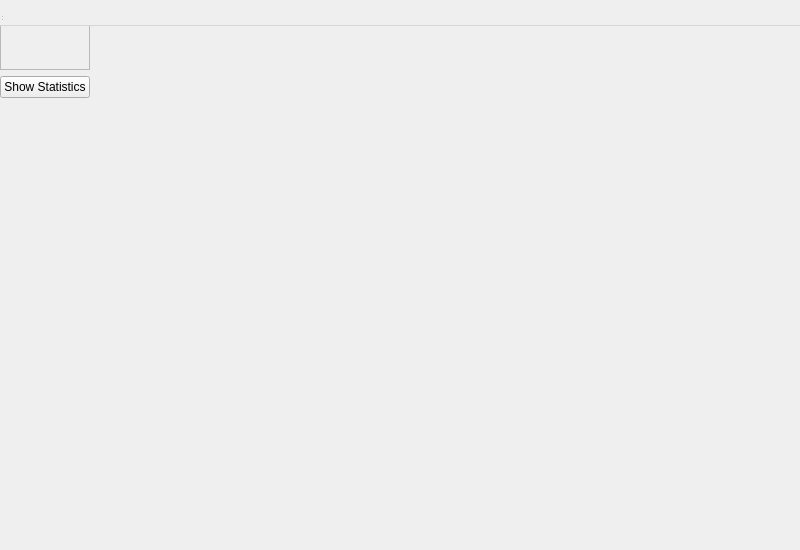
<?xml version="1.0" encoding="UTF-8"?>
<ui version="4.0">
 <class>AdminWindow</class>
 <widget class="QWidget" name="AdminWindow">
  <property name="geometry">
   <rect>
    <x>0</x>
    <y>0</y>
    <width>800</width>
    <height>550</height>
   </rect>
  </property>
  <property name="windowTitle">
   <string>MainWindow</string>
  </property>
  <widget class="QWidget" name="centralwidget">
   <layout class="QGridLayout" name="gridLayout">
    <item row="0" column="0">
     <widget class="QScrollArea" name="scrollArea">
      <property name="widgetResizable">
       <bool>true</bool>
      </property>
      <widget class="QWidget" name="scrollAreaWidgetContents">
       <property name="geometry">
        <rect>
         <x>0</x>
         <y>0</y>
         <width>776</width>
         <height>440</height>
        </rect>
       </property>
       <layout class="QGridLayout" name="gridLayout_2">
        <item row="0" column="0">
         <widget class="QCustomPlot" name="customPlot" native="true"/>
        </item>
       </layout>
      </widget>
     </widget>
    </item>
    <item row="1" column="0">
     <widget class="QPushButton" name="showStatistics">
      <property name="text">
       <string>Show Statistics</string>
      </property>
     </widget>
    </item>
   </layout>
  </widget>
  <widget class="QMenuBar" name="menubar">
   <property name="geometry">
    <rect>
     <x>0</x>
     <y>0</y>
     <width>800</width>
     <height>26</height>
    </rect>
   </property>
  </widget>
  <widget class="QStatusBar" name="statusbar"/>
 </widget>
 <customwidgets>
  <customwidget>
   <class>QCustomPlot</class>
   <extends>QWidget</extends>
   <header>qcustomplot.h</header>
   <container>1</container>
  </customwidget>
 </customwidgets>
 <resources/>
 <connections/>
</ui>
